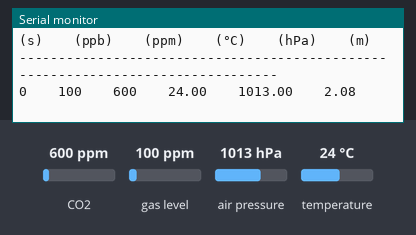
The sketch below on a simulated ESP32. Shown: the last lines printed to the serial monitor. The test bench sets the inputs (shaded band); at power-on: CO2 600 ppm, gas level 100 ppm, air pressure 1013 hPa, temperature 24 °C.

Above: at 2.3 s.
2.4 s: CO2 set to 452 ppm
At 3.6 s:
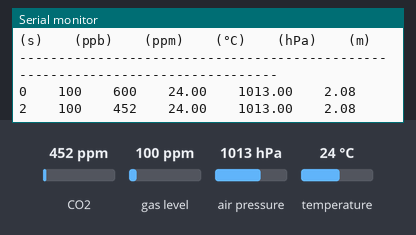
3.9 s: gas level set to 20 ppm
At 5.3 s:
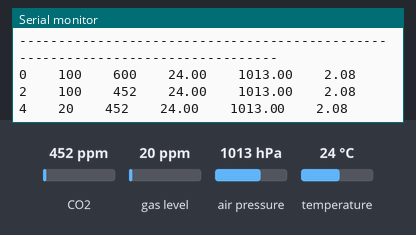
5.4 s: air pressure set to 952 hPa
6.9 s: temperature set to 12 °C
At 8.2 s:
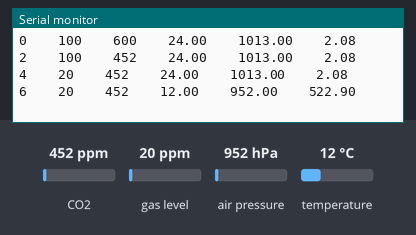
Timing chart, 0 to 9.4 s (numbered marks = the images above; inputs shaded):
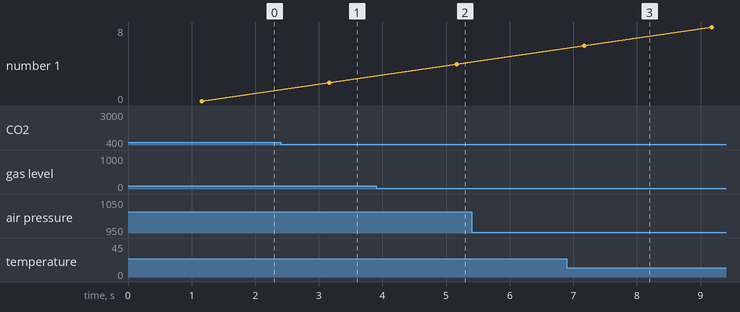

Measured:
- after the input at 2.4 s, the serial monitor: prints a new line after 0.76 s (image 1)
- after the input at 3.9 s, the serial monitor: prints a new line after 1.3 s (image 2)
- after the input at 6.9 s, the serial monitor: prints a new line after 0.27 s (image 3)

The sketch:

esp32_sensor_test.ino
```cpp
/*
 * ESP32 Sensor Test - SGP30 & BMP280
 *
 * Simple test script to verify SGP30 (VOC/eCO2) and BMP280 (Pressure/Temperature) sensors
 *
 * Wiring:
 * SGP30:
 *   - VCC -> 3.3V
 *   - GND -> GND
 *   - SDA -> GPIO 21 (ESP32 default)
 *   - SCL -> GPIO 22 (ESP32 default)
 *
 * BMP280:
 *   - VCC -> 3.3V
 *   - GND -> GND
 *   - SDA -> GPIO 21 (ESP32 default)
 *   - SCL -> GPIO 22 (ESP32 default)
 *
 * Libraries Required:
 *   - Adafruit SGP30 Library
 *   - Adafruit BMP280 Library
 *   - Adafruit Unified Sensor
 *   - Wire (built-in)
 *
 * Install via Arduino Library Manager:
 *   - Search "Adafruit SGP30"
 *   - Search "Adafruit BMP280"
 *   - Search "Adafruit Unified Sensor"
 */

#include <Wire.h>
#include <Adafruit_SGP30.h>
#include <Adafruit_BMP280.h>

// Sensor objects
Adafruit_SGP30 sgp;
Adafruit_BMP280 bmp;

// SGP30 baseline values (for accurate readings after 12 hours)
uint16_t tvoc_baseline = 0;
uint16_t eco2_baseline = 0;

// Test status
bool sgp30_ok = false;
bool bmp280_ok = false;

void setup() {
  Serial.begin(115200);
  delay(1000);

  Serial.println("\n");
  Serial.println("========================================");
  Serial.println("ESP32 Sensor Test - SGP30 & BMP280");
  Serial.println("========================================\n");

  // Initialize I2C
  Wire.begin();
  delay(100);

  // Test SGP30
  Serial.println("[1] Testing SGP30 (VOC/eCO2 Sensor)...");
  Serial.println("    Address: 0x58");

  if (!sgp.begin()) {
    Serial.println("    ❌ SGP30 NOT FOUND!");
    Serial.println("    Check wiring:");
    Serial.println("    - VCC -> 3.3V");
    Serial.println("    - GND -> GND");
    Serial.println("    - SDA -> GPIO 21");
    Serial.println("    - SCL -> GPIO 22");
    sgp30_ok = false;
  } else {
    Serial.println("    ✅ SGP30 initialized successfully!");
    Serial.print("    Serial ID: ");
    Serial.print(sgp.serialnumber[0], HEX);
    Serial.print(" ");
    Serial.print(sgp.serialnumber[1], HEX);
    Serial.print(" ");
    Serial.println(sgp.serialnumber[2], HEX);
    sgp30_ok = true;
  }

  Serial.println();

  // Test BMP280
  Serial.println("[2] Testing BMP280 (Pressure/Temperature Sensor)...");
  Serial.println("    Trying address 0x76...");

  if (!bmp.begin(0x76)) {
    Serial.println("    Address 0x76 failed. Trying 0x77...");
    if (!bmp.begin(0x77)) {
      Serial.println("    ❌ BMP280 NOT FOUND!");
      Serial.println("    Check wiring:");
      Serial.println("    - VCC -> 3.3V");
      Serial.println("    - GND -> GND");
      Serial.println("    - SDA -> GPIO 21");
      Serial.println("    - SCL -> GPIO 22");
      bmp280_ok = false;
    } else {
      Serial.println("    ✅ BMP280 found at address 0x77!");
      bmp280_ok = true;
    }
  } else {
    Serial.println("    ✅ BMP280 found at address 0x76!");
    bmp280_ok = true;
  }

  // Configure BMP280
  if (bmp280_ok) {
    // Set sampling and filter options
    bmp.setSampling(Adafruit_BMP280::MODE_NORMAL,     // Operating Mode
                    Adafruit_BMP280::SAMPLING_X2,     // Temperature oversampling
                    Adafruit_BMP280::SAMPLING_X16,    // Pressure oversampling
                    Adafruit_BMP280::FILTER_X16,      // Filtering
                    Adafruit_BMP280::STANDBY_MS_500); // Standby time
    Serial.println("    BMP280 configured: Normal mode, 2x temp, 16x pressure");
  }

  Serial.println();
  Serial.println("========================================");
  Serial.println("Test Summary:");
  Serial.print("  SGP30:  ");
  Serial.println(sgp30_ok ? "✅ OK" : "❌ FAILED");
  Serial.print("  BMP280: ");
  Serial.println(bmp280_ok ? "✅ OK" : "❌ FAILED");
  Serial.println("========================================\n");

  if (!sgp30_ok && !bmp280_ok) {
    Serial.println("⚠️  WARNING: No sensors detected!");
    Serial.println("   Please check your wiring and I2C connections.\n");
  }

  Serial.println("Starting continuous readings...\n");
  Serial.println("Time\t\tSGP30 TVOC\tSGP30 eCO2\tBMP280 Temp\tBMP280 Press\tBMP280 Alt");
  Serial.println("(s)\t\t(ppb)\t\t(ppm)\t\t(°C)\t\t(hPa)\t\t(m)");
  Serial.println("--------------------------------------------------------------------------------");
}

void loop() {
  static unsigned long startTime = millis();
  unsigned long elapsed = (millis() - startTime) / 1000;

  // Print timestamp
  Serial.print(elapsed);
  Serial.print("\t\t");

  // Read SGP30
  if (sgp30_ok) {
    if (!sgp.IAQmeasure()) {
      Serial.print("ERROR\t\tERROR");
    } else {
      Serial.print(sgp.TVOC);
      Serial.print("\t\t");
      Serial.print(sgp.eCO2);
    }
  } else {
    Serial.print("N/A\t\tN/A");
  }

  Serial.print("\t\t");

  // Read BMP280
  if (bmp280_ok) {
    float temperature = bmp.readTemperature();
    float pressure = bmp.readPressure() / 100.0; // Convert Pa to hPa
    float altitude = bmp.readAltitude(1013.25);  // Sea level pressure

    Serial.print(temperature, 2);
    Serial.print("\t\t");
    Serial.print(pressure, 2);
    Serial.print("\t\t");
    Serial.print(altitude, 2);
  } else {
    Serial.print("N/A\t\tN/A\t\tN/A");
  }

  Serial.println();

  // SGP30 needs humidity compensation for better accuracy
  // (Optional - if you have SHT31 or other humidity sensor)
  // float humidity = ...; // Get from humidity sensor
  // sgp.setHumidity(humidity);

  // Every 12 hours, save baseline for SGP30 (for better accuracy)
  static unsigned long lastBaselineSave = 0;
  if (sgp30_ok && (millis() - lastBaselineSave > 12 * 60 * 60 * 1000)) {
    if (!sgp.getIAQBaseline(&eco2_baseline, &tvoc_baseline)) {
      Serial.println("⚠️  Failed to get SGP30 baseline");
    } else {
      Serial.print("💾 SGP30 Baseline saved: eCO2=");
      Serial.print(eco2_baseline);
      Serial.print(", TVOC=");
      Serial.println(tvoc_baseline);
    }
    lastBaselineSave = millis();
  }

  delay(2000); // Read every 2 seconds
}
```
